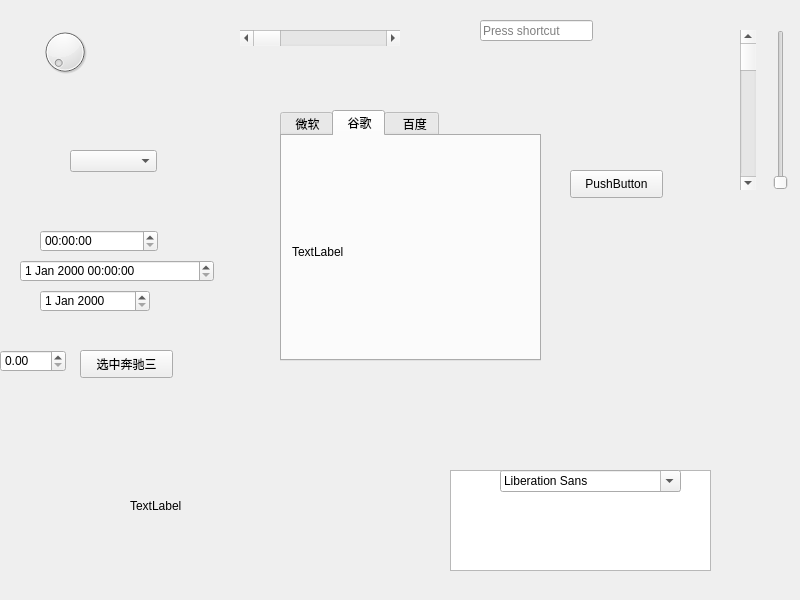
<?xml version="1.0" encoding="UTF-8"?>
<ui version="4.0">
 <class>Widget</class>
 <widget class="QWidget" name="Widget">
  <property name="geometry">
   <rect>
    <x>0</x>
    <y>0</y>
    <width>800</width>
    <height>600</height>
   </rect>
  </property>
  <property name="windowTitle">
   <string>Widget</string>
  </property>
  <widget class="QStackedWidget" name="stackedWidget">
   <property name="geometry">
    <rect>
     <x>200</x>
     <y>70</y>
     <width>481</width>
     <height>381</height>
    </rect>
   </property>
   <property name="currentIndex">
    <number>1</number>
   </property>
   <widget class="QWidget" name="page_3">
    <widget class="QToolBox" name="toolBox">
     <property name="geometry">
      <rect>
       <x>80</x>
       <y>30</y>
       <width>85</width>
       <height>181</height>
      </rect>
     </property>
     <property name="currentIndex">
      <number>0</number>
     </property>
     <widget class="QWidget" name="widget">
      <property name="geometry">
       <rect>
        <x>0</x>
        <y>0</y>
        <width>85</width>
        <height>94</height>
       </rect>
      </property>
      <attribute name="label">
       <string>家人</string>
      </attribute>
      <widget class="QPushButton" name="pushButton">
       <property name="geometry">
        <rect>
         <x>10</x>
         <y>30</y>
         <width>93</width>
         <height>28</height>
        </rect>
       </property>
       <property name="text">
        <string>PushButton</string>
       </property>
      </widget>
     </widget>
     <widget class="QWidget" name="page">
      <property name="geometry">
       <rect>
        <x>0</x>
        <y>0</y>
        <width>85</width>
        <height>94</height>
       </rect>
      </property>
      <attribute name="label">
       <string>黑名单</string>
      </attribute>
      <widget class="QToolButton" name="toolButton">
       <property name="geometry">
        <rect>
         <x>10</x>
         <y>30</y>
         <width>51</width>
         <height>21</height>
        </rect>
       </property>
       <property name="text">
        <string>...</string>
       </property>
      </widget>
     </widget>
     <widget class="QWidget" name="page_2">
      <property name="geometry">
       <rect>
        <x>0</x>
        <y>0</y>
        <width>85</width>
        <height>94</height>
       </rect>
      </property>
      <attribute name="label">
       <string>朋友</string>
      </attribute>
      <widget class="QCheckBox" name="checkBox">
       <property name="geometry">
        <rect>
         <x>10</x>
         <y>10</y>
         <width>91</width>
         <height>19</height>
        </rect>
       </property>
       <property name="text">
        <string>CheckBox</string>
       </property>
      </widget>
      <widget class="QCheckBox" name="checkBox_2">
       <property name="geometry">
        <rect>
         <x>10</x>
         <y>40</y>
         <width>91</width>
         <height>19</height>
        </rect>
       </property>
       <property name="text">
        <string>CheckBox</string>
       </property>
      </widget>
     </widget>
    </widget>
    <widget class="QPushButton" name="pushButton_2">
     <property name="geometry">
      <rect>
       <x>300</x>
       <y>40</y>
       <width>93</width>
       <height>28</height>
      </rect>
     </property>
     <property name="text">
      <string> tabWidget</string>
     </property>
    </widget>
    <widget class="QSlider" name="horizontalSlider">
     <property name="geometry">
      <rect>
       <x>270</x>
       <y>220</y>
       <width>160</width>
       <height>22</height>
      </rect>
     </property>
     <property name="orientation">
      <enum>Qt::Horizontal</enum>
     </property>
    </widget>
    <widget class="QSpinBox" name="spinBox">
     <property name="geometry">
      <rect>
       <x>220</x>
       <y>220</y>
       <width>42</width>
       <height>22</height>
      </rect>
     </property>
    </widget>
   </widget>
   <widget class="QWidget" name="page_4">
    <widget class="QTabWidget" name="tabWidget">
     <property name="geometry">
      <rect>
       <x>80</x>
       <y>40</y>
       <width>261</width>
       <height>251</height>
      </rect>
     </property>
     <property name="currentIndex">
      <number>1</number>
     </property>
     <widget class="QWidget" name="tab">
      <attribute name="title">
       <string> 微软</string>
      </attribute>
     </widget>
     <widget class="QWidget" name="tab_2">
      <attribute name="title">
       <string> 谷歌</string>
      </attribute>
      <widget class="QLabel" name="label_9">
       <property name="geometry">
        <rect>
         <x>10</x>
         <y>20</y>
         <width>221</width>
         <height>191</height>
        </rect>
       </property>
       <property name="text">
        <string>TextLabel</string>
       </property>
      </widget>
     </widget>
     <widget class="QWidget" name="widget">
      <attribute name="title">
       <string>  百度</string>
      </attribute>
     </widget>
    </widget>
    <widget class="QPushButton" name="pushButton_3">
     <property name="geometry">
      <rect>
       <x>370</x>
       <y>100</y>
       <width>93</width>
       <height>28</height>
      </rect>
     </property>
     <property name="text">
      <string>PushButton</string>
     </property>
    </widget>
   </widget>
  </widget>
  <widget class="QComboBox" name="comboBox">
   <property name="geometry">
    <rect>
     <x>70</x>
     <y>150</y>
     <width>87</width>
     <height>22</height>
    </rect>
   </property>
  </widget>
  <widget class="QPushButton" name="pushButton_4">
   <property name="geometry">
    <rect>
     <x>80</x>
     <y>350</y>
     <width>93</width>
     <height>28</height>
    </rect>
   </property>
   <property name="text">
    <string>选中奔驰三</string>
   </property>
  </widget>
  <widget class="QTextEdit" name="textEdit">
   <property name="geometry">
    <rect>
     <x>450</x>
     <y>470</y>
     <width>261</width>
     <height>101</height>
    </rect>
   </property>
  </widget>
  <widget class="QFontComboBox" name="fontComboBox">
   <property name="geometry">
    <rect>
     <x>500</x>
     <y>470</y>
     <width>181</width>
     <height>22</height>
    </rect>
   </property>
  </widget>
  <widget class="QDoubleSpinBox" name="doubleSpinBox">
   <property name="geometry">
    <rect>
     <x>0</x>
     <y>350</y>
     <width>66</width>
     <height>22</height>
    </rect>
   </property>
  </widget>
  <widget class="QTimeEdit" name="timeEdit">
   <property name="geometry">
    <rect>
     <x>40</x>
     <y>230</y>
     <width>118</width>
     <height>22</height>
    </rect>
   </property>
  </widget>
  <widget class="QDateEdit" name="dateEdit">
   <property name="geometry">
    <rect>
     <x>40</x>
     <y>290</y>
     <width>110</width>
     <height>22</height>
    </rect>
   </property>
  </widget>
  <widget class="QDial" name="dial">
   <property name="geometry">
    <rect>
     <x>40</x>
     <y>20</y>
     <width>50</width>
     <height>64</height>
    </rect>
   </property>
  </widget>
  <widget class="QScrollBar" name="horizontalScrollBar">
   <property name="geometry">
    <rect>
     <x>240</x>
     <y>30</y>
     <width>160</width>
     <height>16</height>
    </rect>
   </property>
   <property name="orientation">
    <enum>Qt::Horizontal</enum>
   </property>
  </widget>
  <widget class="QScrollBar" name="verticalScrollBar">
   <property name="geometry">
    <rect>
     <x>740</x>
     <y>30</y>
     <width>16</width>
     <height>160</height>
    </rect>
   </property>
   <property name="orientation">
    <enum>Qt::Vertical</enum>
   </property>
  </widget>
  <widget class="QSlider" name="verticalSlider">
   <property name="geometry">
    <rect>
     <x>770</x>
     <y>30</y>
     <width>22</width>
     <height>160</height>
    </rect>
   </property>
   <property name="orientation">
    <enum>Qt::Vertical</enum>
   </property>
  </widget>
  <widget class="QKeySequenceEdit" name="keySequenceEdit">
   <property name="geometry">
    <rect>
     <x>480</x>
     <y>20</y>
     <width>113</width>
     <height>21</height>
    </rect>
   </property>
  </widget>
  <widget class="QDateTimeEdit" name="dateTimeEdit">
   <property name="geometry">
    <rect>
     <x>20</x>
     <y>260</y>
     <width>194</width>
     <height>22</height>
    </rect>
   </property>
  </widget>
  <widget class="QLabel" name="label">
   <property name="geometry">
    <rect>
     <x>130</x>
     <y>430</y>
     <width>251</width>
     <height>151</height>
    </rect>
   </property>
   <property name="text">
    <string>TextLabel</string>
   </property>
  </widget>
 </widget>
 <resources/>
 <connections/>
</ui>
